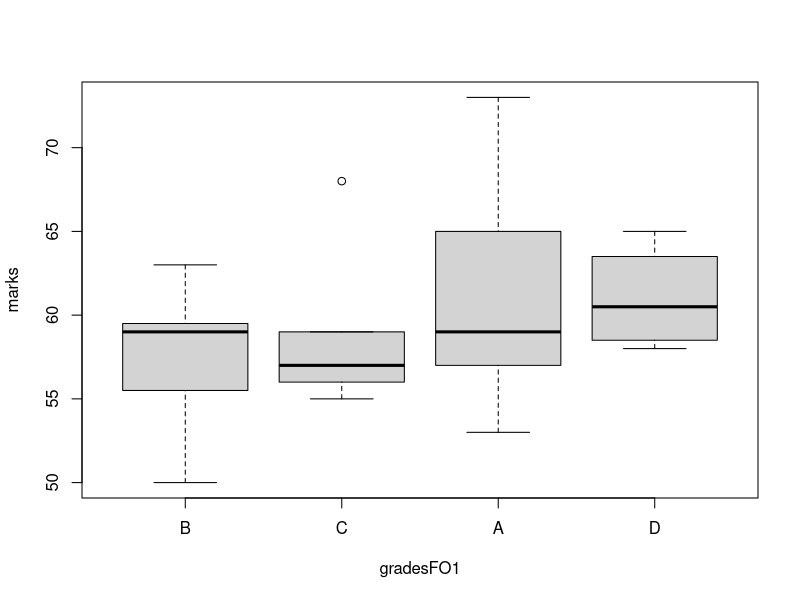
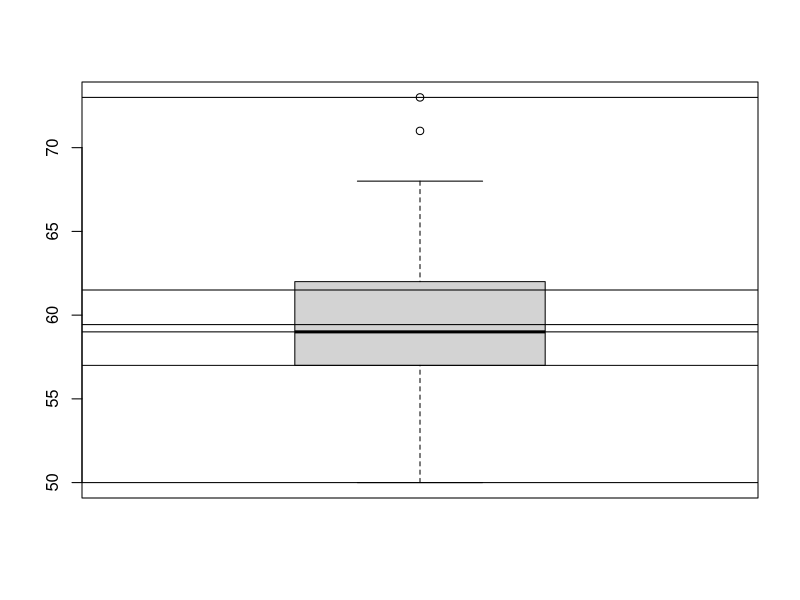

These charts were generated, in order, by the following R code:
(grades = sample(c('A','B', 'C','D'), size=30, replace=T, prob=c(.4,.2,.3,.1)))

dfgrad= data.frame(grades,stringsAsFactors = F)
dfgrad$grades = factor(dfgrad$grades)

summary(dfgrad)


grades = sample(c(LETTERS[1:4]), size=30 , replace=T , prob=c(.4,.3,.2,.1))
gradesF = factor(grades)

summary(grades) #only shows the length of the vector

summary(gradesF) # shows the level as well , categoraise the vector 

table(grades)
table(gradesF)

gradesFO = factor(grades , ordered=T)
gradesFO

gradesFO1 =  factor(grades , ordered=T , levels=c('B','C','A','D')) #UserDeinedOrdering default:alphabetically 


summary(gradesFO1)

marks = ceiling(rnorm(30, mean=60 , sd=5))
marks

gender = factor(sample(c('M','F'),size=30,replace = T))

student1 = data.frame(marks, gradesFO1)
boxplot(marks ~ gradesFO1 , data = student1)

student1

boxplot(marks)
summary(marks)

abline(h= summary(marks))
